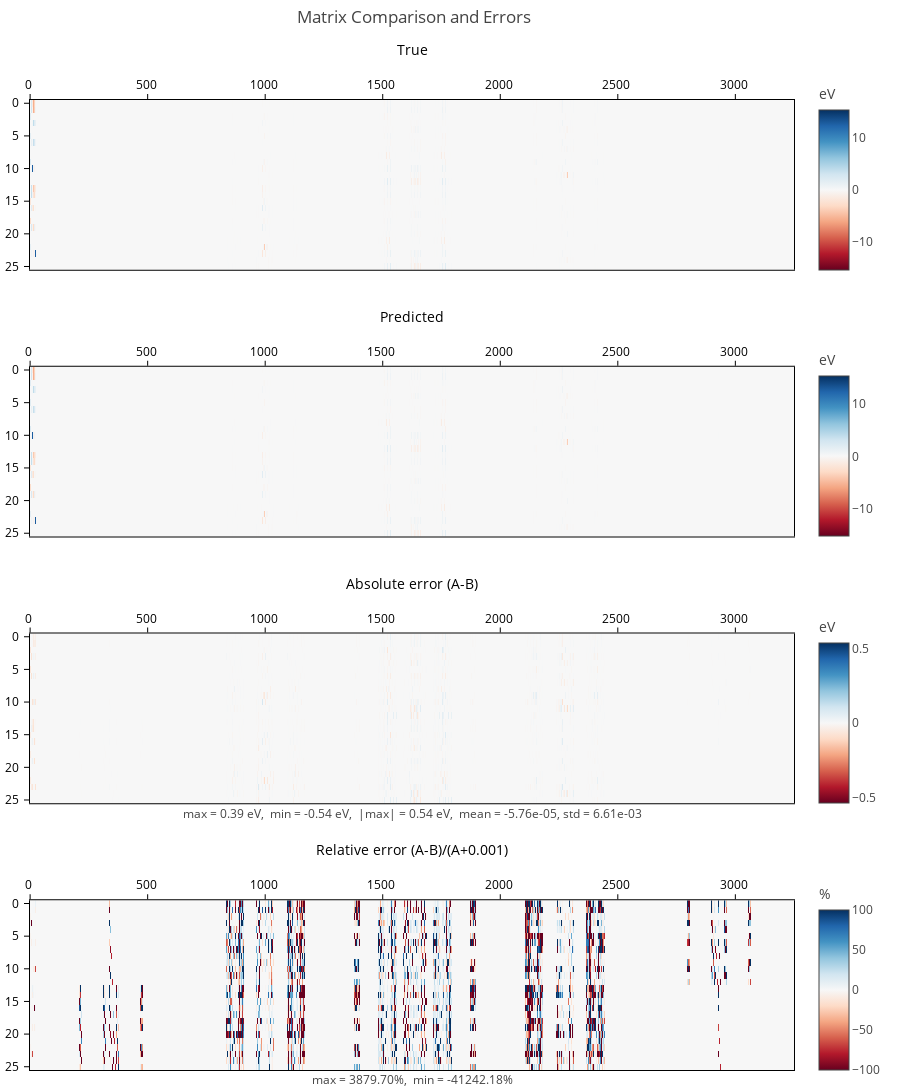

This figure's notebook cell:
### Code cell
# 2. Plot hamiltonian
from tools.plot import plot_error_matrices_big


calculations_path = Path('../scripts/debug_data.joblib')

data = load(calculations_path)

print(f"Loading data from {calculations_path}")
try:
    data = load(calculations_path)
    print("Results loaded!")
except FileNotFoundError:
    raise FileNotFoundError(f"Could not find the saved calculations at {calculations_path}")

# Reconstruct your tuples and labels
train_data   = (data['train_true'],   data['train_pred'])
val_data     = (data['val_true'],     data['val_pred'])
train_labels = data['train_labels']
val_labels   = data['val_labels']


# Unpack for clarity
train_true, train_pred = train_data
val_true,   val_pred   = val_data

n_train_samples = len(train_data[0])
n_val_samples = len(val_data[0])

print("Plotting hamiltonian...")
h_true = train_true[0]
h_pred = train_pred[0]
title = f"test"
# filepath = savedir / f"{n_atoms}atm_{structure}_hamiltonian.png"
plot_error_matrices_big(true_matrix=h_true.todense(), predicted_matrix=h_pred.todense())

### Figure 1 — Plotly figure (JSON) as saved in the notebook; plotly's stock layout.template omitted (floating-point values rounded to 4 significant figures; data arrays with more than 128 entries replaced by an {"elided": "..."} marker saying what was removed)
{"data": [{"colorbar": {"len": 0.21, "title": {"text": "eV"}, "y": 0.92}, "colorscale": [[0, "rgb(103,0,31)"], [0.1, "rgb(178,24,43)"], [0.2, "rgb(214,96,77)"], [0.3, "rgb(244,165,130)"], [0.4, "rgb(253,219,199)"], [0.5, "rgb(247,247,247)"], [0.6, "rgb(209,229,240)"], [0.7, "rgb(146,197,222)"], [0.8, "rgb(67,147,195)"], [0.9, "rgb(33,102,172)"], [1, "rgb(5,48,97)"]], "type": "heatmap", "xaxis": "x", "yaxis": "y", "z": {"elided": "26x3250 float values"}, "zmax": 15.33, "zmin": -15.33}, {"colorbar": {"len": 0.21, "title": {"text": "eV"}, "y": 0.645}, "colorscale": [[0, "rgb(103,0,31)"], [0.1, "rgb(178,24,43)"], [0.2, "rgb(214,96,77)"], [0.3, "rgb(244,165,130)"], [0.4, "rgb(253,219,199)"], [0.5, "rgb(247,247,247)"], [0.6, "rgb(209,229,240)"], [0.7, "rgb(146,197,222)"], [0.8, "rgb(67,147,195)"], [0.9, "rgb(33,102,172)"], [1, "rgb(5,48,97)"]], "type": "heatmap", "xaxis": "x2", "yaxis": "y2", "z": {"elided": "26x3250 float values"}, "zmax": 15.33, "zmin": -15.33}, {"colorbar": {"len": 0.21, "title": {"text": "eV"}, "y": 0.37}, "colorscale": [[0, "rgb(103,0,31)"], [0.1, "rgb(178,24,43)"], [0.2, "rgb(214,96,77)"], [0.3, "rgb(244,165,130)"], [0.4, "rgb(253,219,199)"], [0.5, "rgb(247,247,247)"], [0.6, "rgb(209,229,240)"], [0.7, "rgb(146,197,222)"], [0.8, "rgb(67,147,195)"], [0.9, "rgb(33,102,172)"], [1, "rgb(5,48,97)"]], "type": "heatmap", "xaxis": "x3", "yaxis": "y3", "z": {"elided": "26x3250 float values"}, "zmax": 0.5371, "zmin": -0.5371}, {"colorbar": {"len": 0.21, "title": {"text": "%"}, "y": 0.095}, "colorscale": [[0, "rgb(103,0,31)"], [0.1, "rgb(178,24,43)"], [0.2, "rgb(214,96,77)"], [0.3, "rgb(244,165,130)"], [0.4, "rgb(253,219,199)"], [0.5, "rgb(247,247,247)"], [0.6, "rgb(209,229,240)"], [0.7, "rgb(146,197,222)"], [0.8, "rgb(67,147,195)"], [0.9, "rgb(33,102,172)"], [1, "rgb(5,48,97)"]], "type": "heatmap", "xaxis": "x4", "yaxis": "y4", "z": {"elided": "26x3250 float values"}, "zmax": 100, "zmin": -100}], "layout": {"annotations": [{"align": "center", "font": {"size": 12, "weight": 400}, "showarrow": false, "text": "max = 0.39 eV,  min = -0.54 eV,  |max| = 0.54 eV,  mean = -5.76e-05, std = 6.61e-03", "x": 0.5, "xref": "x3 domain", "y": -0.12, "yref": "y3 domain"}, {"align": "center", "font": {"size": 12, "weight": 400}, "showarrow": false, "text": "max = 3879.70%,  min = -41242.18%", "x": 0.5, "xref": "x4 domain", "y": -0.12, "yref": "y4 domain"}], "font": {"size": 12}, "height": 1200, "margin": {"b": 20, "l": 30, "t": 100}, "title": {"text": "Matrix Comparison and Errors", "x": 0.46, "y": 0.99}, "width": 900, "xaxis": {"anchor": "y", "domain": [0, 1], "side": "top", "title": {"text": "True "}}, "xaxis2": {"anchor": "y2", "domain": [0, 1], "side": "top", "title": {"text": "Predicted "}}, "xaxis3": {"anchor": "y3", "domain": [0, 1], "side": "top", "title": {"text": "Absolute error (A-B)"}}, "xaxis4": {"anchor": "y4", "domain": [0, 1], "side": "top", "title": {"text": "Relative error (A-B)/(A+0.001)"}}, "yaxis": {"anchor": "x", "autorange": "reversed", "domain": [0.825, 1]}, "yaxis2": {"anchor": "x2", "autorange": "reversed", "domain": [0.55, 0.725]}, "yaxis3": {"anchor": "x3", "autorange": "reversed", "domain": [0.275, 0.45]}, "yaxis4": {"anchor": "x4", "autorange": "reversed", "domain": [0, 0.175]}}}
